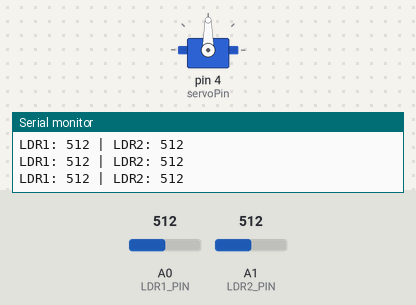
Recording of a sketch running on a simulated Arduino Uno, built with avr-gcc and run on an emulated ATmega328P. On the bench: servo, the last lines printed to the serial monitor. The test bench sets the inputs (shaded band); at power-on: A0 (LDR1_PIN) = 512, A1 (LDR2_PIN) = 512.

Above: at 2.2 s.
2.3 s: A0 (LDR1_PIN) set to 521
3.8 s: A0 (LDR1_PIN) set to 541
At 4.41 s:
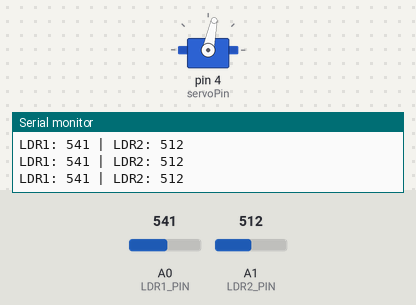
6.8 s: A0 (LDR1_PIN) set to 511
At 6.8 s:
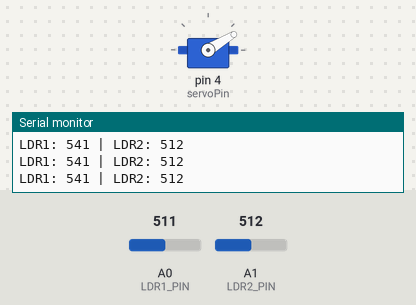
8.3 s: A1 (LDR2_PIN) set to 488
At 10.4 s:
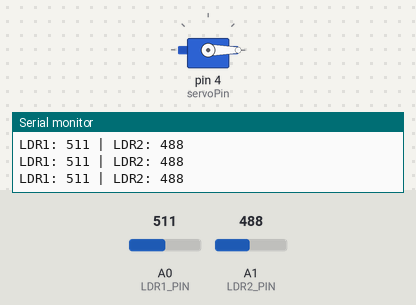
11.3 s: A1 (LDR2_PIN) set to 509
14.3 s: A1 (LDR2_PIN) set to 543
At 16.48 s:
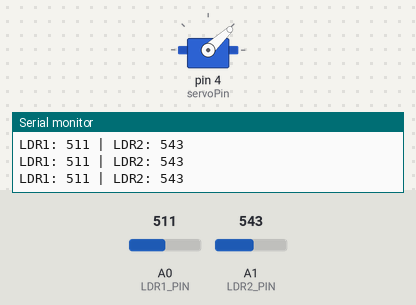
Timing chart, 0 to 20.9 s (numbered marks = the images above; inputs shaded):
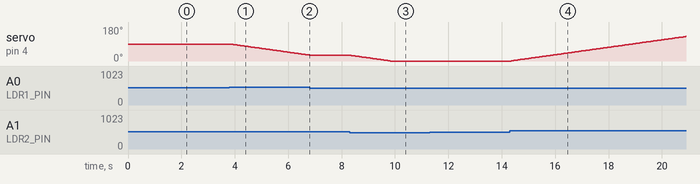

The sketch:

solar_tracker.ino.ino
```cpp
// -----------------------------------------------------------
// Project: Dual LDR Sun-Tracking Solar Panel
// Architecture: Microcontroller (Arduino Uno)
// -----------------------------------------------------------

#include <Servo.h>

Servo sg90;
int servoAngle = 90;      // Tracks current angle (starts centered)
int LDR1_PIN = A0;        // LDR 1 Analog Input
int LDR2_PIN = A1;        // LDR 2 Analog Input
int errorTolerance = 15;  // Deadband threshold to prevent servo twitching
int servoPin = 4;         // PWM output pin for Servo

void setup() {
  Serial.begin(9600);       // CRITICAL: Initialize serial communication
  sg90.attach(servoPin);

  pinMode(LDR1_PIN, INPUT);
  pinMode(LDR2_PIN, INPUT);

  sg90.write(servoAngle);   // Center the servo on startup
  delay(1000);              // Give servo time to reach center
}

void loop() {
  int val1 = analogRead(LDR1_PIN);
  int val2 = analogRead(LDR2_PIN);

  // Clean, single-line serial debug printing
  Serial.print("LDR1: ");
  Serial.print(val1);
  Serial.print(" | LDR2: ");
  Serial.println(val2);

  // Calculate the absolute difference in light levels
  int diff = abs(val1 - val2);

  // Only move if the light difference is greater than our tolerance
  if (diff > errorTolerance) {
    if (val1 > val2) {
      servoAngle--; // Move towards LDR1
    } else if (val1 < val2) {
      servoAngle++; // Move towards LDR2
    }
  }

  // CRITICAL FIX: Software limits to prevent hardware damage
  if (servoAngle > 180) {
    servoAngle = 180;
  }
  if (servoAngle < 0) {
    servoAngle = 0;
  }

  sg90.write(servoAngle);
  delay(50); // Fast refresh rate for smooth sweeping
}
```

Measured:
- the behaviour switches between 527 and 528 on A0 (LDR1_PIN) (found by bisection; images 0 and 1)
- the behaviour switches between 496 and 495 on A1 (LDR2_PIN) (found by bisection; images 2 and 3)
- the behaviour switches between 526 and 527 on A1 (LDR2_PIN) (found by bisection; images 3 and 4)
- after the input at 3.8 s, servo on pin 4 (servoPin): moves from 90° to 31° over 2.9 s, starting at once
- after the input at 6.8 s, servo on pin 4 (servoPin): stays 31° (without the input it goes to 30° after 0.04 s)
- after the input at 8.3 s, servo on pin 4 (servoPin): moves from 31° to 0° over 1.5 s, starting at once
- after the input at 14.3 s, servo on pin 4 (servoPin): moves from 0° to 130° over 6.5 s, starting after 0.05 s
